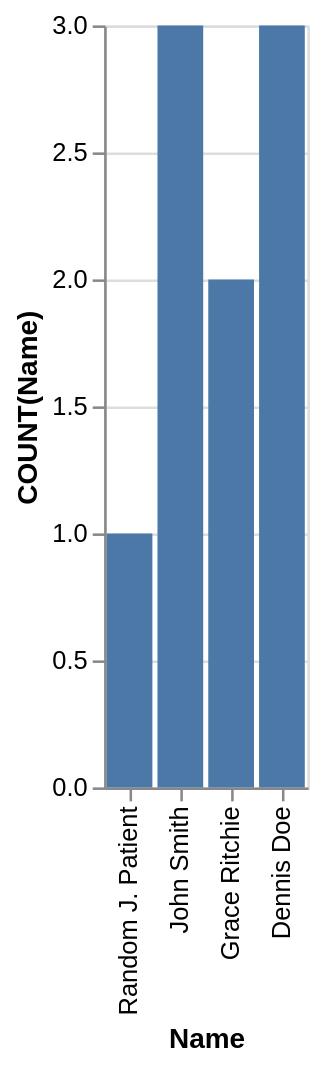

Here is the Vega-Lite specification saved for this chart:
### Vega-Lite specification from a JSON file in a GitHub repository (floating-point values rounded to 4 significant figures)
{"data": {"values": [{"x_data": "Random J. Patient", "y_data": 1}, {"x_data": "John Smith", "y_data": 3}, {"x_data": "Grace Ritchie", "y_data": 2}, {"x_data": "Dennis Doe", "y_data": 3}]}, "mark": "bar", "encoding": {"x": {"field": "x_data", "type": "nominal", "title": "Name", "sort": "descending"}, "y": {"field": "y_data", "type": "quantitative", "title": "COUNT(Name)"}}}
